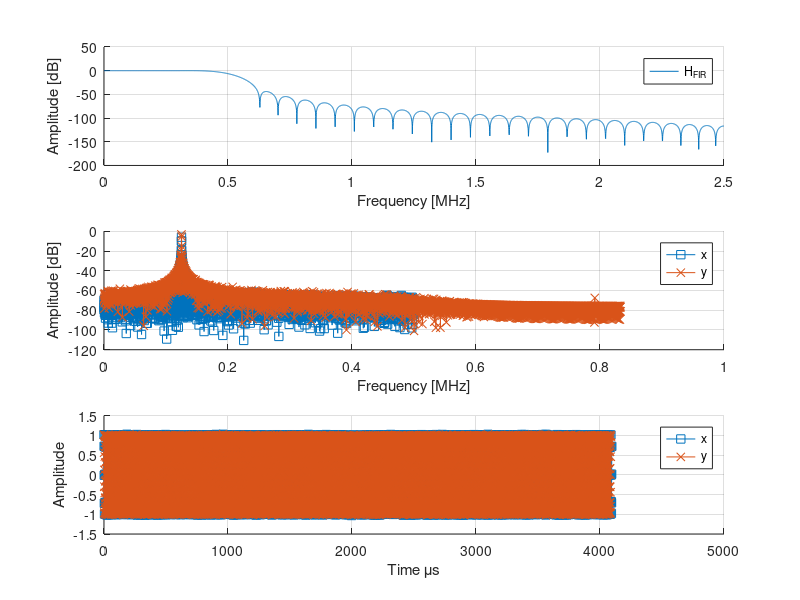

Source code (MATLAB): (Note: this script raises an error after producing the figure.)
%% Target
%
% Design a fractional rate converter and use it to filter a signal.
% 
% The parameters are:
%
% * x[n] = cos(2*pi*Fc*n*Ts) + w[n];
% * w[n] is the noise
% * Fc = 62.5 [kHz]
% * F  =  1   [MHz]
% * L  =  5   % Interpolator Factor
% * M  =  3   % Decimator Factor
% 
% *Suggestions*
% 
% FIR coefficients
%   fir_ord = 64;
%   [fir_num] = fir1(fir_ord, Wn, hann(fir_ord+1));
% 
% Filtering
%   y = filter(num,den,x);
%     * x   - input signal
%     * y   - output signal
%     * num - numerator   coefficients
%     * den - denominator coefficients
%

%% Clear
clc;            % Clear the text from the Command Window
clear;          % Remove all variables from the current workspace
close all;      % Close all figures

%% Matlab Exercise
Fc = 125e3;
Fs = 1e6;
Ts = 1/Fs;
len = 2^12;
L = 5;
M = 3;
n = 0:len-1;

% Signal
w = 0.01*randn(1,len);
x = cos(2*pi*Fc*n*Ts) + w;

% Filter
fir_ord = 64;
F_cut = 500e3;
Wn = F_cut / (Fs*L/2);
fir_num = fir1(fir_ord, Wn, hann(fir_ord+1));

% Upsampler
xu = upsample(x,L);
nu = 0:length(xu)-1;

% Interpolation
y = L*filter(fir_num, 1, xu);
y(1:fir_ord/2) = [];          % Remove the filter latency

% Downsampler
y = downsample(y,M);
ny = 0:length(y)-1;

% Time vectors
tx  = n*Ts * 1e6;
ty  = ny*(Ts/L*M) * 1e6;

%% Plot
% Using 'freqz'
nFFT = 2^12; % Number of points of the fft
Hf_fir  = freqz(fir_num, 1, nFFT);
Xf      = freqz(x, 1, nFFT);
[Yf, w] = freqz(y, 1, nFFT);

% Frequency normalization
w = w/pi * (Fs/2)/1e6;
w_u = w*L;
w_y = w*L/M;

% Mag to dB
Hf_fir = mag2db(abs(Hf_fir));
Xf     = mag2db(abs(Xf)/nFFT);
Yf     = mag2db(abs(Yf)/nFFT);

figure
subplot(3,1,1)
  hold on
  plot(w_u, Hf_fir)
  hold off
  grid on
  legend('H_{FIR}')
  xlabel('Frequency [MHz]')
  ylabel('Amplitude [dB]')
subplot(3,1,2)
  hold on
  plot(w,   Xf,   's-')
  plot(w_y, Yf,   'x-')
  hold off
  grid on
  legend('x','y')
  xlabel('Frequency [MHz]')
  ylabel('Amplitude [dB]')
subplot(3,1,3)
  hold on
  plot(tx ,  x, 's-')
  plot(ty ,  y, 'x-')
  hold off
  grid on
  legend('x','y')
  xlabel('Time \mus')
  ylabel('Amplitude')

% Using 'fvtool'
hfvt0 = fvtool(x,  1, 'Fs', Fs);
legend(hfvt0, 'x')
hfvt1 = fvtool(fir_num, 1, 'Fs', Fs*L);
legend(hfvt1, 'FIR')
hfvt2 = fvtool(y,  1, 'Fs', Fs*L/M);
legend(hfvt2, 'y')
